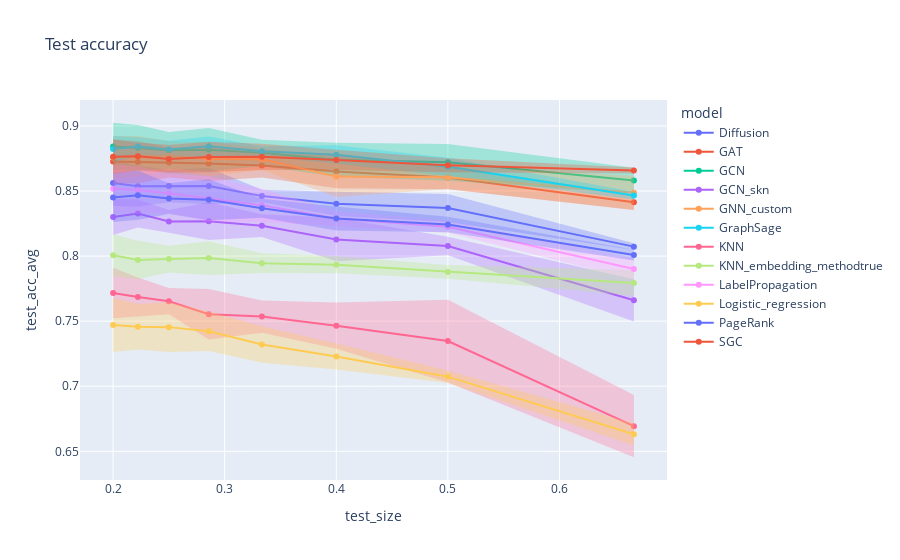

Notebook code cell kept with this figure:
### Markdown cell above
With only 1 layer Custom GNN

### Code cell
# Compute average and standard deviation according to values of k
grouped = df.groupby(['dataset', 'model', 'k', 'train_size', 'test_size'])[['train_acc', 'test_acc']].agg({'train_acc': ['mean', 'std'], 'test_acc': ['mean', 'std']}).reset_index()
grouped.columns = ['dataset', 'model', 'k', 'train_size', 'test_size', 'train_acc_avg', 'train_acc_std', 'test_acc_avg', 'test_acc_std', ]
grouped

# Test split
for error_y_mode in {'band'}:
    fig = line(
        data_frame = grouped[grouped['dataset']=='cora'],
        x = 'test_size',
        y = 'test_acc_avg',
        error_y = 'test_acc_std',
        error_y_mode = error_y_mode,
        color = 'model',
        title = f'Test accuracy',
        markers = '.',
    )
    fig.show()

### Figure 1 — Plotly figure (JSON) as saved in the notebook; plotly's stock layout.template omitted (floating-point values rounded to 4 significant figures)
{"data": [{"fill": "toself", "fillcolor": "rgba(99,110,250,.3)", "hoverinfo": "skip", "legendgroup": "Diffusion", "line": {"color": "rgba(255,255,255,0)"}, "showlegend": false, "type": "scatter", "x": [0.6667, 0.5, 0.4, 0.3333, 0.2857, 0.25, 0.2222, 0.2, 0.2, 0.2222, 0.25, 0.2857, 0.3333, 0.4, 0.5, 0.6667], "xaxis": "x", "y": [0.8098, 0.8478, 0.8494, 0.851, 0.8678, 0.8662, 0.8693, 0.8739, 0.8384, 0.8378, 0.8413, 0.8397, 0.8414, 0.8308, 0.8262, 0.8047], "yaxis": "y"}, {"hovertemplate": "model=Diffusion<br>test_size=%{x}<br>test_acc_avg=%{y}<extra></extra>", "legendgroup": "Diffusion", "line": {"color": "#636efa", "dash": "solid"}, "marker": {"symbol": "circle"}, "mode": "lines+markers", "name": "Diffusion", "orientation": "v", "showlegend": true, "type": "scatter", "x": [0.6667, 0.5, 0.4, 0.3333, 0.2857, 0.25, 0.2222, 0.2], "xaxis": "x", "y": [0.8072, 0.837, 0.8401, 0.8462, 0.8538, 0.8538, 0.8536, 0.8562], "yaxis": "y"}, {"fill": "toself", "fillcolor": "rgba(239,85,59,.3)", "hoverinfo": "skip", "legendgroup": "GAT", "line": {"color": "rgba(255,255,255,0)"}, "showlegend": false, "type": "scatter", "x": [0.6667, 0.5, 0.4, 0.3333, 0.2857, 0.25, 0.2222, 0.2, 0.2, 0.2222, 0.25, 0.2857, 0.3333, 0.4, 0.5, 0.6667], "xaxis": "x", "y": [0.8473, 0.8695, 0.8778, 0.8787, 0.8845, 0.8832, 0.8886, 0.8896, 0.8557, 0.8559, 0.8604, 0.8576, 0.8604, 0.8522, 0.8513, 0.8355], "yaxis": "y"}, {"hovertemplate": "model=GAT<br>test_size=%{x}<br>test_acc_avg=%{y}<extra></extra>", "legendgroup": "GAT", "line": {"color": "#EF553B", "dash": "solid"}, "marker": {"symbol": "circle"}, "mode": "lines+markers", "name": "GAT", "orientation": "v", "showlegend": true, "type": "scatter", "x": [0.6667, 0.5, 0.4, 0.3333, 0.2857, 0.25, 0.2222, 0.2], "xaxis": "x", "y": [0.8414, 0.8604, 0.865, 0.8696, 0.8711, 0.8718, 0.8722, 0.8727], "yaxis": "y"}, {"fill": "toself", "fillcolor": "rgba(0,204,150,.3)", "hoverinfo": "skip", "legendgroup": "GCN", "line": {"color": "rgba(255,255,255,0)"}, "showlegend": false, "type": "scatter", "x": [0.6667, 0.5, 0.4, 0.3333, 0.2857, 0.25, 0.2222, 0.2, 0.2, 0.2222, 0.25, 0.2857, 0.3333, 0.4, 0.5, 0.6667], "xaxis": "x", "y": [0.8678, 0.8861, 0.8872, 0.8894, 0.8985, 0.8954, 0.9006, 0.9024, 0.8659, 0.8656, 0.8671, 0.8649, 0.8692, 0.861, 0.8578, 0.8482], "yaxis": "y"}, {"hovertemplate": "model=GCN<br>test_size=%{x}<br>test_acc_avg=%{y}<extra></extra>", "legendgroup": "GCN", "line": {"color": "#00cc96", "dash": "solid"}, "marker": {"symbol": "circle"}, "mode": "lines+markers", "name": "GCN", "orientation": "v", "showlegend": true, "type": "scatter", "x": [0.6667, 0.5, 0.4, 0.3333, 0.2857, 0.25, 0.2222, 0.2], "xaxis": "x", "y": [0.858, 0.872, 0.8741, 0.8793, 0.8817, 0.8812, 0.8831, 0.8842], "yaxis": "y"}, {"fill": "toself", "fillcolor": "rgba(171,99,250,.3)", "hoverinfo": "skip", "legendgroup": "GCN_skn", "line": {"color": "rgba(255,255,255,0)"}, "showlegend": false, "type": "scatter", "x": [0.6667, 0.5, 0.4, 0.3333, 0.2857, 0.25, 0.2222, 0.2, 0.2, 0.2222, 0.25, 0.2857, 0.3333, 0.4, 0.5, 0.6667], "xaxis": "x", "y": [0.7823, 0.8149, 0.8295, 0.8321, 0.8414, 0.8354, 0.8434, 0.8438, 0.8161, 0.822, 0.8178, 0.8122, 0.8146, 0.796, 0.8005, 0.7498], "yaxis": "y"}, {"hovertemplate": "model=GCN_skn<br>test_size=%{x}<br>test_acc_avg=%{y}<extra></extra>", "legendgroup": "GCN_skn", "line": {"color": "#ab63fa", "dash": "solid"}, "marker": {"symbol": "circle"}, "mode": "lines+markers", "name": "GCN_skn", "orientation": "v", "showlegend": true, "type": "scatter", "x": [0.6667, 0.5, 0.4, 0.3333, 0.2857, 0.25, 0.2222, 0.2], "xaxis": "x", "y": [0.766, 0.8077, 0.8128, 0.8234, 0.8268, 0.8266, 0.8327, 0.8299], "yaxis": "y"}, {"fill": "toself", "fillcolor": "rgba(255,161,90,.3)", "hoverinfo": "skip", "legendgroup": "GNN_custom", "line": {"color": "rgba(255,255,255,0)"}, "showlegend": false, "type": "scatter", "x": [0.6667, 0.5, 0.4, 0.3333, 0.2857, 0.25, 0.2222, 0.2, 0.2, 0.2222, 0.25, 0.2857, 0.3333, 0.4, 0.5, 0.6667], "xaxis": "x", "y": [0.8618, 0.8695, 0.8767, 0.8826, 0.8877, 0.8883, 0.8923, 0.8922, 0.8591, 0.861, 0.8659, 0.8613, 0.866, 0.8454, 0.8516, 0.8354], "yaxis": "y"}, {"hovertemplate": "model=GNN_custom<br>test_size=%{x}<br>test_acc_avg=%{y}<extra></extra>", "legendgroup": "GNN_custom", "line": {"color": "#FFA15A", "dash": "solid"}, "marker": {"symbol": "circle"}, "mode": "lines+markers", "name": "GNN_custom", "orientation": "v", "showlegend": true, "type": "scatter", "x": [0.6667, 0.5, 0.4, 0.3333, 0.2857, 0.25, 0.2222, 0.2], "xaxis": "x", "y": [0.8486, 0.8605, 0.861, 0.8743, 0.8745, 0.8771, 0.8767, 0.8757], "yaxis": "y"}, {"fill": "toself", "fillcolor": "rgba(25,211,243,.3)", "hoverinfo": "skip", "legendgroup": "GraphSage", "line": {"color": "rgba(255,255,255,0)"}, "showlegend": false, "type": "scatter", "x": [0.6667, 0.5, 0.4, 0.3333, 0.2857, 0.25, 0.2222, 0.2, 0.2, 0.2222, 0.25, 0.2857, 0.3333, 0.4, 0.5, 0.6667], "xaxis": "x", "y": [0.8494, 0.8755, 0.8851, 0.8844, 0.8919, 0.8886, 0.8916, 0.8923, 0.8721, 0.8768, 0.8753, 0.8767, 0.8768, 0.8706, 0.8617, 0.8434], "yaxis": "y"}, {"hovertemplate": "model=GraphSage<br>test_size=%{x}<br>test_acc_avg=%{y}<extra></extra>", "legendgroup": "GraphSage", "line": {"color": "#19d3f3", "dash": "solid"}, "marker": {"symbol": "circle"}, "mode": "lines+markers", "name": "GraphSage", "orientation": "v", "showlegend": true, "type": "scatter", "x": [0.6667, 0.5, 0.4, 0.3333, 0.2857, 0.25, 0.2222, 0.2], "xaxis": "x", "y": [0.8464, 0.8686, 0.8778, 0.8806, 0.8843, 0.882, 0.8842, 0.8822], "yaxis": "y"}, {"fill": "toself", "fillcolor": "rgba(255,102,146,.3)", "hoverinfo": "skip", "legendgroup": "KNN", "line": {"color": "rgba(255,255,255,0)"}, "showlegend": false, "type": "scatter", "x": [0.6667, 0.5, 0.4, 0.3333, 0.2857, 0.25, 0.2222, 0.2, 0.2, 0.2222, 0.25, 0.2857, 0.3333, 0.4, 0.5, 0.6667], "xaxis": "x", "y": [0.6932, 0.7664, 0.7643, 0.7659, 0.7747, 0.7754, 0.7835, 0.7911, 0.7521, 0.7534, 0.7552, 0.736, 0.7411, 0.7287, 0.7029, 0.6454], "yaxis": "y"}, {"hovertemplate": "model=KNN<br>test_size=%{x}<br>test_acc_avg=%{y}<extra></extra>", "legendgroup": "KNN", "line": {"color": "#FF6692", "dash": "solid"}, "marker": {"symbol": "circle"}, "mode": "lines+markers", "name": "KNN", "orientation": "v", "showlegend": true, "type": "scatter", "x": [0.6667, 0.5, 0.4, 0.3333, 0.2857, 0.25, 0.2222, 0.2], "xaxis": "x", "y": [0.6693, 0.7347, 0.7465, 0.7535, 0.7554, 0.7653, 0.7685, 0.7716], "yaxis": "y"}, {"fill": "toself", "fillcolor": "rgba(182,232,128,.3)", "hoverinfo": "skip", "legendgroup": "KNN_embedding_methodtrue", "line": {"color": "rgba(255,255,255,0)"}, "showlegend": false, "type": "scatter", "x": [0.6667, 0.5, 0.4, 0.3333, 0.2857, 0.25, 0.2222, 0.2, 0.2, 0.2222, 0.25, 0.2857, 0.3333, 0.4, 0.5, 0.6667], "xaxis": "x", "y": [0.7891, 0.7932, 0.8001, 0.8021, 0.8115, 0.808, 0.8118, 0.8167, 0.7847, 0.7821, 0.7874, 0.7855, 0.787, 0.7867, 0.7825, 0.7695], "yaxis": "y"}, {"hovertemplate": "model=KNN_embedding_methodtrue<br>test_size=%{x}<br>test_acc_avg=%{y}<extra></extra>", "legendgroup": "KNN_embedding_methodtrue", "line": {"color": "#B6E880", "dash": "solid"}, "marker": {"symbol": "circle"}, "mode": "lines+markers", "name": "KNN_embedding_methodtrue", "orientation": "v", "showlegend": true, "type": "scatter", "x": [0.6667, 0.5, 0.4, 0.3333, 0.2857, 0.25, 0.2222, 0.2], "xaxis": "x", "y": [0.7793, 0.7879, 0.7934, 0.7946, 0.7985, 0.7977, 0.797, 0.8007], "yaxis": "y"}, {"fill": "toself", "fillcolor": "rgba(255,151,255,.3)", "hoverinfo": "skip", "legendgroup": "LabelPropagation", "line": {"color": "rgba(255,255,255,0)"}, "showlegend": false, "type": "scatter", "x": [0.6667, 0.5, 0.4, 0.3333, 0.2857, 0.25, 0.2222, 0.2, 0.2, 0.2222, 0.25, 0.2857, 0.3333, 0.4, 0.5, 0.6667], "xaxis": "x", "y": [0.7984, 0.8272, 0.8346, 0.8517, 0.8615, 0.8635, 0.869, 0.8706, 0.8329, 0.8326, 0.833, 0.8268, 0.8263, 0.8231, 0.818, 0.7817], "yaxis": "y"}, {"hovertemplate": "model=LabelPropagation<br>test_size=%{x}<br>test_acc_avg=%{y}<extra></extra>", "legendgroup": "LabelPropagation", "line": {"color": "#FF97FF", "dash": "solid"}, "marker": {"symbol": "circle"}, "mode": "lines+markers", "name": "LabelPropagation", "orientation": "v", "showlegend": true, "type": "scatter", "x": [0.6667, 0.5, 0.4, 0.3333, 0.2857, 0.25, 0.2222, 0.2], "xaxis": "x", "y": [0.7901, 0.8226, 0.8288, 0.839, 0.8442, 0.8482, 0.8508, 0.8517], "yaxis": "y"}, {"fill": "toself", "fillcolor": "rgba(254,203,82,.3)", "hoverinfo": "skip", "legendgroup": "Logistic_regression", "line": {"color": "rgba(255,255,255,0)"}, "showlegend": false, "type": "scatter", "x": [0.6667, 0.5, 0.4, 0.3333, 0.2857, 0.25, 0.2222, 0.2, 0.2, 0.2222, 0.25, 0.2857, 0.3333, 0.4, 0.5, 0.6667], "xaxis": "x", "y": [0.6715, 0.7121, 0.7329, 0.7461, 0.7574, 0.7646, 0.7632, 0.7678, 0.7263, 0.7283, 0.7262, 0.727, 0.718, 0.7129, 0.7025, 0.6546], "yaxis": "y"}, {"hovertemplate": "model=Logistic_regression<br>test_size=%{x}<br>test_acc_avg=%{y}<extra></extra>", "legendgroup": "Logistic_regression", "line": {"color": "#FECB52", "dash": "solid"}, "marker": {"symbol": "circle"}, "mode": "lines+markers", "name": "Logistic_regression", "orientation": "v", "showlegend": true, "type": "scatter", "x": [0.6667, 0.5, 0.4, 0.3333, 0.2857, 0.25, 0.2222, 0.2], "xaxis": "x", "y": [0.663, 0.7073, 0.7229, 0.7321, 0.7422, 0.7454, 0.7457, 0.747], "yaxis": "y"}, {"fill": "toself", "fillcolor": "rgba(99,110,250,.3)", "hoverinfo": "skip", "legendgroup": "PageRank", "line": {"color": "rgba(255,255,255,0)"}, "showlegend": false, "type": "scatter", "x": [0.6667, 0.5, 0.4, 0.3333, 0.2857, 0.25, 0.2222, 0.2, 0.2, 0.2222, 0.25, 0.2857, 0.3333, 0.4, 0.5, 0.6667], "xaxis": "x", "y": [0.8049, 0.8302, 0.8381, 0.8441, 0.859, 0.8559, 0.8657, 0.864, 0.8262, 0.8278, 0.8324, 0.8275, 0.8294, 0.8195, 0.8183, 0.7967], "yaxis": "y"}, {"hovertemplate": "model=PageRank<br>test_size=%{x}<br>test_acc_avg=%{y}<extra></extra>", "legendgroup": "PageRank", "line": {"color": "#636efa", "dash": "solid"}, "marker": {"symbol": "circle"}, "mode": "lines+markers", "name": "PageRank", "orientation": "v", "showlegend": true, "type": "scatter", "x": [0.6667, 0.5, 0.4, 0.3333, 0.2857, 0.25, 0.2222, 0.2], "xaxis": "x", "y": [0.8008, 0.8242, 0.8288, 0.8368, 0.8432, 0.8442, 0.8467, 0.8451], "yaxis": "y"}, {"fill": "toself", "fillcolor": "rgba(239,85,59,.3)", "hoverinfo": "skip", "legendgroup": "SGC", "line": {"color": "rgba(255,255,255,0)"}, "showlegend": false, "type": "scatter", "x": [0.6667, 0.5, 0.4, 0.3333, 0.2857, 0.25, 0.2222, 0.2, 0.2, 0.2222, 0.25, 0.2857, 0.3333, 0.4, 0.5, 0.6667], "xaxis": "x", "y": [0.868, 0.8751, 0.8817, 0.8863, 0.8879, 0.8852, 0.8873, 0.8895, 0.8632, 0.8659, 0.8639, 0.8645, 0.8662, 0.8661, 0.8643, 0.8634], "yaxis": "y"}, {"hovertemplate": "model=SGC<br>test_size=%{x}<br>test_acc_avg=%{y}<extra></extra>", "legendgroup": "SGC", "line": {"color": "#EF553B", "dash": "solid"}, "marker": {"symbol": "circle"}, "mode": "lines+markers", "name": "SGC", "orientation": "v", "showlegend": true, "type": "scatter", "x": [0.6667, 0.5, 0.4, 0.3333, 0.2857, 0.25, 0.2222, 0.2], "xaxis": "x", "y": [0.8657, 0.8697, 0.8739, 0.8762, 0.8762, 0.8746, 0.8766, 0.8764], "yaxis": "y"}], "layout": {"legend": {"title": {"text": "model"}, "tracegroupgap": 0}, "title": {"text": "Test accuracy"}, "xaxis": {"anchor": "y", "domain": [0, 1], "title": {"text": "test_size"}}, "yaxis": {"anchor": "x", "domain": [0, 1], "title": {"text": "test_acc_avg"}}}}
